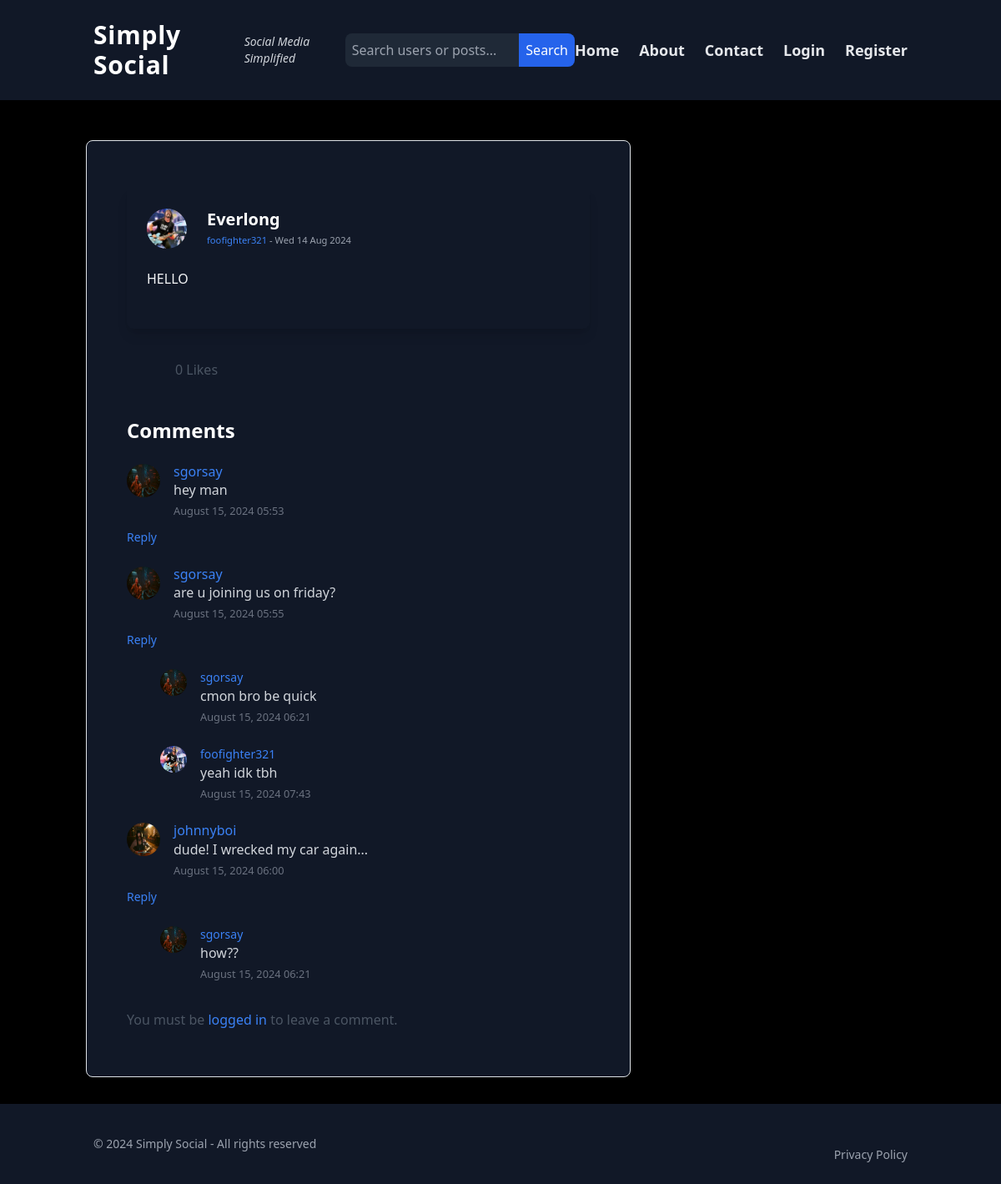
/blog/home/post/9/, run on an earlier commit of the app's database.
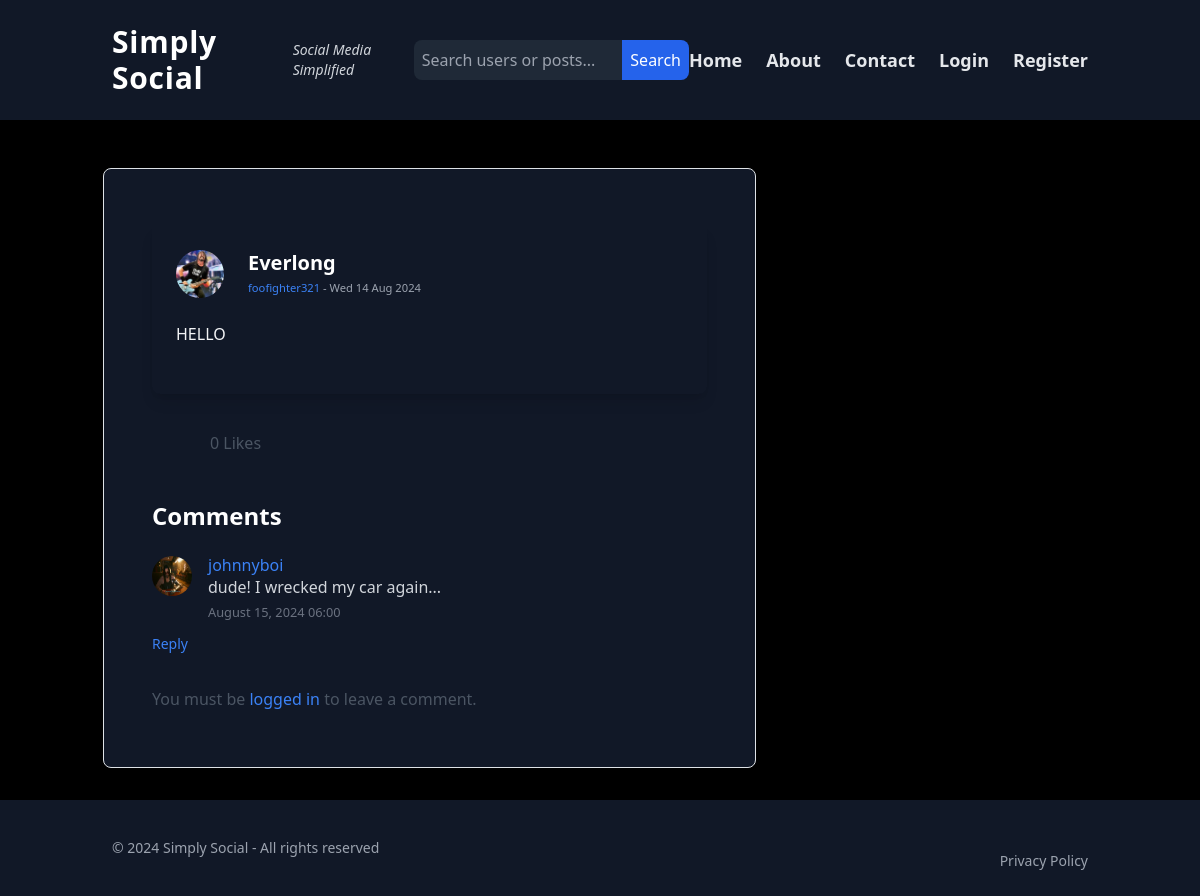
And on a later commit of the database.
### blog/models.py (models this page shows, shortened)
class Comment(models.Model):
    post = models.ForeignKey(Post, related_name="comments", on_delete=models.CASCADE)
    author = models.ForeignKey(User, on_delete=models.CASCADE)
    content = models.TextField()
    date_posted = models.DateTimeField(default=timezone.now)
    parent = models.ForeignKey('self', null=True, blank=True, related_name='replies', on_delete=models.CASCADE)

### users/models.py (models this page shows, shortened)
class Profile(models.Model):
    user = models.OneToOneField(User, on_delete=models.CASCADE)
    image = models.ImageField(default='default.jpg', upload_to='profile_pics')
    bio = models.TextField(default="Hi! I am using Simply Social")
    encryption_key = models.CharField(max_length=100, blank=True, null=True)
    followers = models.ManyToManyField(User, related_name='following', blank=True)

### blog/views.py (the view, shortened to what this page needs)
# urls.py: path('home/post/<int:pk>/', PostDetailView.as_view(), name='post-detail'),
class PostDetailView(DetailView):
    model = Post
    def get_context_data(self, **kwargs):
        context = super().get_context_data(**kwargs)
        context['comments'] = self.object.comments.filter(parent__isnull=True)
        context['comment_form'] = CommentForm
        return context

### blog/models.py (called while the page is built)
    def total_likes(self):
        return self.likes.count()

### blog/views.py (called while the page is built)
def base_context(request):
    context = {}
    if request.user.is_authenticated:
        context['has_unread_messages'] = Message.objects.filter(receiver=request.user, read=False).exists()
    return context

### blog/templates/blog/post_detail.html (shortened to what this page needs)
{% extends "blog/base.html" %}
{% block content %}
<div class="container mx-auto my-8 px-4">
    <div class="bg-primary-500 p-6 rounded-lg shadow-lg">
        <div class="flex items-center mb-4">
            <img src="{{ object.author.profile.image.url }}"
                class="w-12 h-12 rounded-full object-cover mr-4"
                alt="Profile picture of {{ object.author }}">
            <div>
                <h4 class="text-xl font-semibold text-white">{{ object.title }}</h4>
                <p class="text-gray-400 text-sm">
                    <small><a href="{% url 'user-posts' object.author.username %}" class="text-blue-500">{{ object.author }}</a> - {{ object.date_posted|date:"D d M Y" }}</small>
                </p>
            </div>
        </div>
        <div class="text-gray-100 mb-4">
            <p>{{ object.content }}</p>
        </div>
    </div>
    <div class="flex items-center justify-start mt-4">
        <form method="POST" class="like-form inline-flex items-center" data-post-id="{{ object.id }}" data-url="{% url 'like-post' object.id %}">
            <div class="heart {% if user in object.likes.all %}is-active{% endif %}"></div>
        </form>
        <span id="like-count" class="ml-2 text-gray-600">{{ object.total_likes }} Likes</span>
    </div>
    <div class="mt-8">
        <h3 class="text-2xl font-semibold mb-4">Comments</h3>
        {% for comment in comments %}
        <div class="mb-6">
            <div class="flex items-start mb-2">
                <img class="w-10 h-10 rounded-full mr-3" src="{{ comment.author.profile.image.url }}" alt="Profile picture of {{ comment.author }}">
                <div>
                    <h5 class="text-md font-medium text-gray-100"><a href="{% url 'profile-view' comment.author.username %}" class="text-blue-500">{{ comment.author }}</a></h5>
                    <p class="text-gray-300">{{ comment.content }}</p>
                    <small class="text-gray-500">{{ comment.date_posted|date:"F d, Y H:i" }}</small>
                </div>
            </div>
            <a href="#" class="text-sm text-blue-500 reply-link" data-comment-id="{{ comment.id }}">Reply</a>
            {% for reply in comment.replies.all %}
            <div class="flex items-start mt-4 ml-10">
                <img class="w-8 h-8 rounded-full mr-3" src="{{ reply.author.profile.image.url }}" alt="Profile picture of {{ reply.author }}">
                <div>
                    <h6 class="text-sm font-medium text-gray-700"><a href="{% url 'profile-view' reply.author.username %}" class="text-blue-500">{{ reply.author }}</a></h6>
                    <p class="text-gray-300">{{ reply.content }}</p>
                    <small class="text-gray-500">{{ reply.date_posted|date:"F d, Y H:i" }}</small>
                </div>
            </div>
            {% endfor %}
        </div>
        {% empty %}
        <p>No comments yet. Be the first to comment!</p>
        {% endfor %}
    </div>
    {% if user.is_authenticated %}
    <div class="mt-8">
        <h3 class="text-2xl font-semibold mb-4">Leave a Comment</h3>
        <form method="POST">
            {% csrf_token %}
            {{ comment_form.as_p }}
            <button type="submit" class="bg-blue-600 hover:bg-blue-700 text-white font-semibold py-2 px-4 rounded-lg">Submit</button>
        </form>
    </div>
    {% else %}
    <p class="mt-8 text-gray-600">You must be <a href="{% url 'login' %}" class="text-blue-500">logged in</a> to leave a comment.</p>
    {% endif %}
</div>
{% endblock content %}

What changed in the data, as far as the page shows it:
removed Comment: author.profile.image (picture), author "sgorsay", content "hey man", date_posted "August 15, 2024 05:53", shown under "Comments"
removed Comment: author.profile.image (picture), author "sgorsay", content "are u joining us on friday?", date_posted "August 15, 2024 05:55", shown under "Comments"
removed Comment: author.profile.image (picture), author "sgorsay", content "cmon bro be quick", date_posted "August 15, 2024 06:21"
removed Comment: author.profile.image (picture), author "foofighter321", content "yeah idk tbh", date_posted "August 15, 2024 07:43", shown under "sgorsay"
removed Comment: author.profile.image (picture), author "sgorsay", content "how??", date_posted "August 15, 2024 06:21", shown under "johnnyboi"
